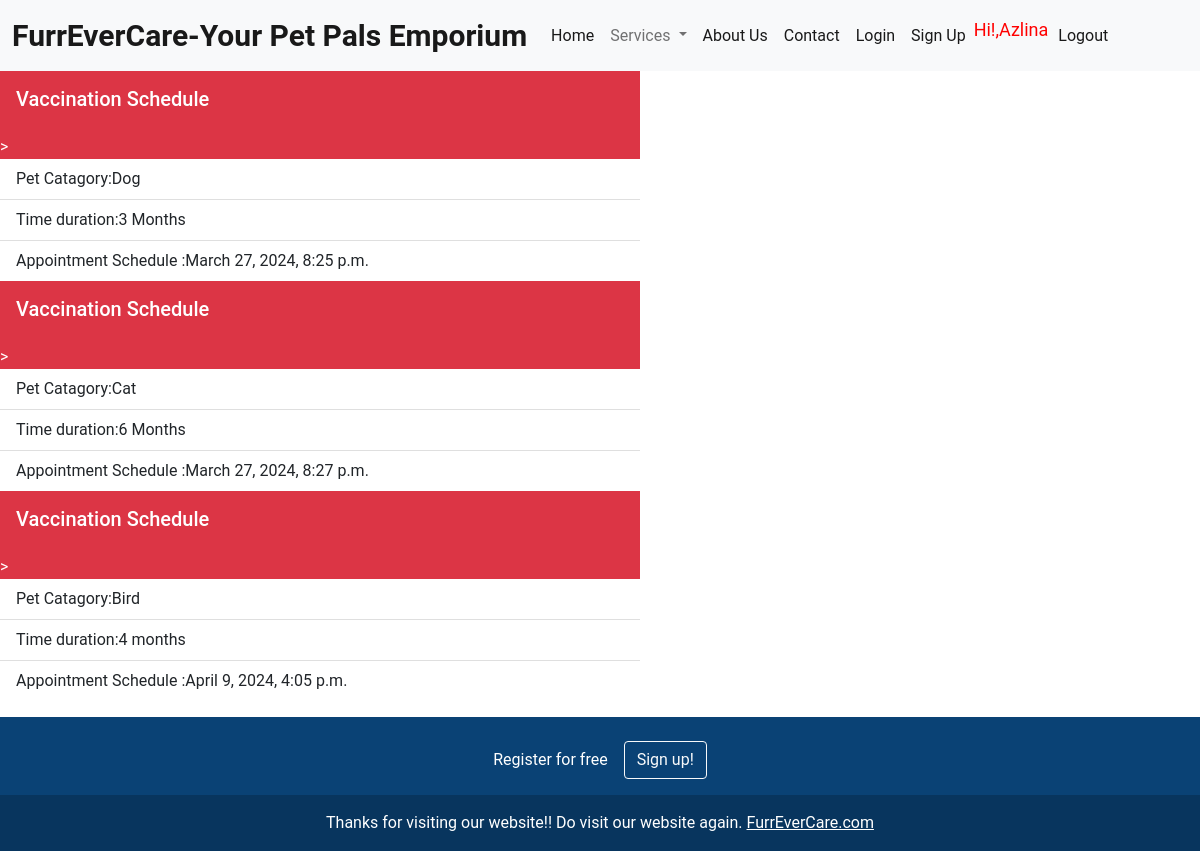
/Vaccination/ (signed in), run on the app's committed database.
### pets/models.py (models this page shows, shortened)
class Vacci(models.Model):
    Pet_Category_choice = (
        ('Dog', 'Dog'),
        ('Cat', 'Cat'),
        ('Bird', 'Bird'),
    )
    Pet_Category = models.CharField(max_length=100, choices= Pet_Category_choice, blank=True, null=True)
    BookingAppointment = models.DateTimeField(auto_now_add=True,auto_now=False)
    Type = models.TextField(max_length=200, null=True)

### pets/views.py (the view)
# urls.py: path('Vaccination/',p_view.Vaccination,name='Vaccination'),
@login_required(login_url='login')
def Vaccination(request):
    vac = Vacci.objects.all()
    context = {
        'Vacc': vac,
    }
    return render(request,template_name='Vaccination.html',context=context)

### template/Vaccination.html
{% extends 'Main.html' %}
{% load static %}
{% block content %}
<div class="card-text-white bg-danger mb-3" style="width:40rem;">
 {% for v in Vacc %}
  <div class="card-body">
    <h5 class="card-title">Vaccination Schedule</h5>
  </div>
  <ul class="list-group list-group-flush">>
      <li class="list-group-item"> Pet Catagory:{{v.Pet_Category}}</li>
     <li class="list-group-item"> Time duration:{{v.Type}}</li>
      <li class="list-group-item"> Appointment Schedule :{{v.BookingAppointment}}</li>
  </ul>
 {% endfor %}
</div>
{% endblock  %}

### template/Navbar.html (shortened to what this page needs)
<nav class="navbar navbar-expand-lg navbar-light bg-light" >
  <div class="container-fluid">
    <a class="navbar-brand" href="#">FurrEverCare-Your Pet Pals Emporium</a>
    <div class="collapse navbar-collapse" id="navbarScroll">
      <ul class="navbar-nav me-auto my-2 my-lg-0 navbar-nav-scroll" style="--bs-scroll-height: 100px;">
        <li class="nav-item">
          <a class="nav-link active" aria-current="page" href="{% url 'home' %}">Home</a>
        </li>
        <li class="nav-item dropdown">
          <a class="nav-link dropdown-toggle" href="#" id="navbarScrollingDropdown" role="button" data-bs-toggle="dropdown" aria-expanded="false">
            Services
          </a>
        </li>
           <li class="nav-item">
             <a class="nav-link active" aria-current="page" href="{% url 'AboutUs' %}">About Us</a>
           </li>
          <li class="nav-item">
            <a class="nav-link active" aria-current="page" href="{% url 'Contact' %}">Contact</a>
          </li>
          <li class="nav-item">
            <a class="nav-link active" aria-current="page" href="{% url 'login' %}">Login</a>
          </li>
          <li class="nav-item">
          <a class="nav-link active" aria-current="page" href="{% url 'SignUp' %}">Sign Up</a>
            </li>
          <span class="hello-msg"> Hi!,{{request.user}}</span>
         <li class="nav-item">
            <a class="nav-link active" aria-current="page" href="{% url 'logout' %}">Logout</a>
          </li>
      </ul>
    </div>
  </div>
</nav>

### static/css/home.css (style rules this page uses)
* { margin:0; padding:0; font-family:sans-serif; }

### static/css/About Us.css (style rules this page uses)
* { margin:0px; padding:0px; box-sizing: border-box; font-family: 'Roboto',sans-serif; }

### static/css/Contact.css (style rules this page uses)
body { color:#fff }

### template/Navbar.html (style rules this page uses)
.hello-msg { font-size:18px; margin-right: 2px; color:#FF0000; }
.navbar-brand { font-size:30px; ; display:flex; justify-content:space-between; color:#FF0000; font-weight:bold; }

### data on the page
Vacci: Pet_Category "Dog", Type "3 Months", BookingAppointment "March 27, 2024, 8:25 p.m."
Vacci: Pet_Category "Cat", Type "6 Months", BookingAppointment "March 27, 2024, 8:27 p.m."
Vacci: Pet_Category "Bird", Type "4 months", BookingAppointment "April 9, 2024, 4:05 p.m."

### other printed values
{{ request.user }} "Azlina"
